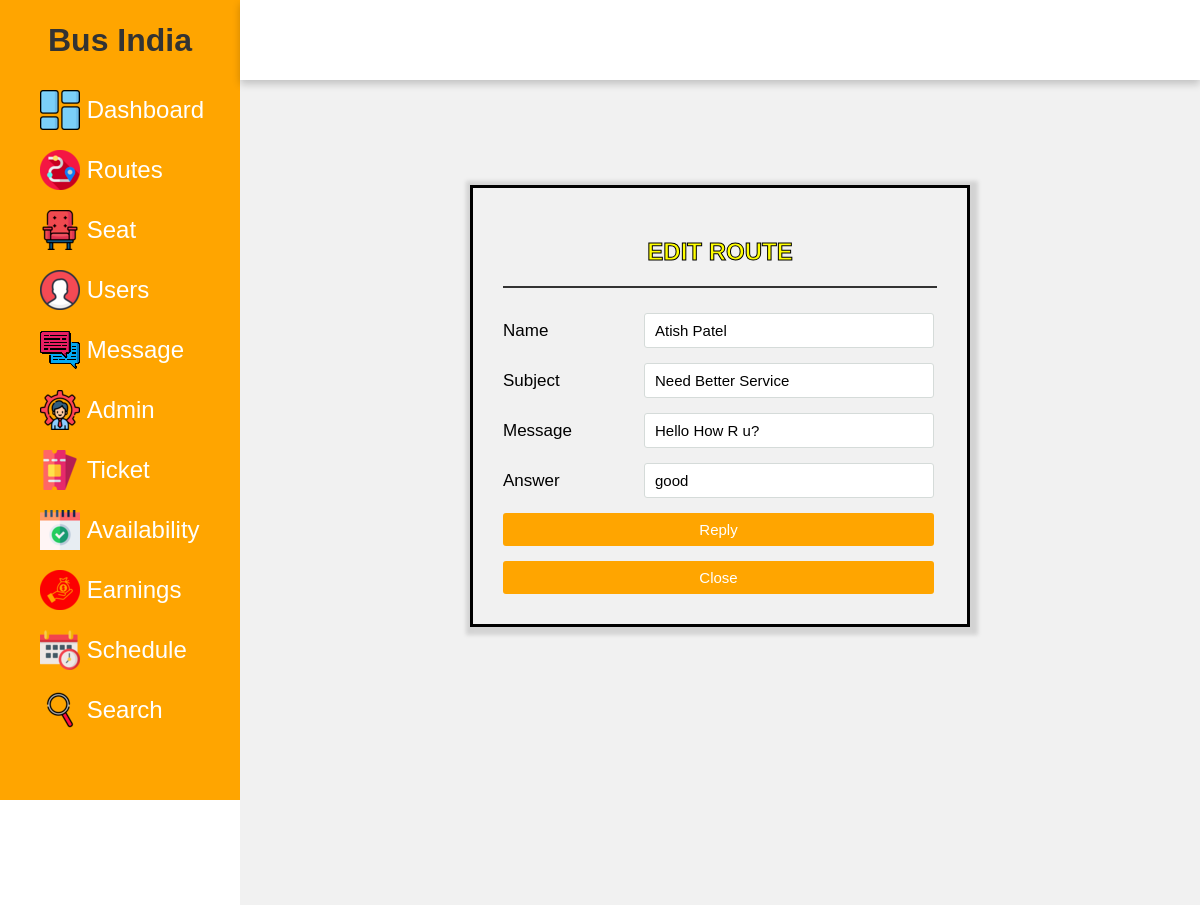
Screenshot of /admin/reply.php?reply_id=1 (signed in) with the database file from the repository.
### tables this page shows
CREATE TABLE IF NOT EXISTS `message` (
  `id` int NOT NULL AUTO_INCREMENT,
  `uid` int NOT NULL,
  `name` varchar(50) NOT NULL,
  `email` varchar(50) NOT NULL,
  `number` int NOT NULL,
  `subject` varchar(20) NOT NULL,
  `message` varchar(100) NOT NULL,
  `reply` varchar(100) NOT NULL,
  PRIMARY KEY (`id`)
);

### admin/reply.php (the view, shortened to what this page needs)
<!DOCTYPE html>
<html lang="en">
<head>
    <link rel="stylesheet" href="registered.css">
    <?php
    include('includes/sidebar.php');
     include('includes/topbar.php');
     include('config/dbcon.php');
     ?>
</head>
<body>
<div class="container">
<div class="content" style="
    top: 90px;
">
<div class="wrapper">
    <div class="title">
      Edit Route
    </div>
    <div class="form">
       <div class="inputfield">
                           <form action="replyy.php" method="POST">
                                          <div class="modal-body">
                                        <?php
                                    if(isset($_GET['reply_id']))
                                    {
                                    $route_id = $_GET['reply_id'];
                                    $query = "SELECT * FROM message WHERE id='$route_id'";
                                    $query_run = mysqli_query($con, $query);
                                    if(mysqli_num_rows ($query_run) > 0)
                                    {
                                    foreach($query_run as $row)
                                    {
                                             ?>
                                                <div class="inputfield">
                                                  <div class="inputfield">
                                                        <label for="">Name</label>
                                                        <input type="text"  class="input" value="<?php echo $row['name']; ?>"  required >
                                                        </div>
                                                </div>
                                                        <div class="inputfield">
                                                        <label for="">Subject</label>
                                                        <input type="text"  class="input" value="<?php echo $row['subject']; ?>"  required>
                                                        </div>
                                                        <div class="inputfield">
                                                        <label for="">Message</label>
                                                        <input type="text"  class="input" value="<?php echo $row['message']; ?>" required >
                                                        </div>
                                                        <div class="inputfield">
                                                        <label for="">Answer</label>
                                                <input type="text" name="reply" class="input" value="<?php echo $row['reply']; ?>"  required>
                                                        </div>
                                                <?php
                                                                }
                                                                }
                                                                else
                                                                {
                                                                echo "<h4>No Record Found. !</h4>";
                                                                }
                                                                }
                                                                 ?>
                                                                    <div class="inputfield">
                                                                        <button type="submit" name="update" class="btn">Reply</button>
                                                                    </div>
                                                                    <div class="inputfield">
          <a href="route.php" class="btn">Close</a>
      </div>
                                          </div>
                                                                </form>
                                                            </div>
                                                       </div>
                                                 </div>
                                               </div>
                                           </div>
 </body>
 </html>

### admin/registered.css (style rules this page uses)
* { margin: 0; padding: 0; box-sizing: border-box; font-family: 'Poppins', sans-serif; }
body { min-height: 100vh; }
a { text-decoration: none; color: white; }
.btn { background: #ffa500; color: white; padding: 5px 10px; text-align: center; }
.title { display: flex; align-items: center; justify-content: space-around; padding: 15px 10px; border-bottom: 2px solid #333; }
.wrapper { max-width: 500px; width: 100%; height: 100; margin: 95px auto; border: 3px solid #000000; box-shadow: 2px 2px 4px 6px rgba(0,0,0,0.125); padding: 30px; }
.wrapper .title { font-size: 24px; font-weight: 700; margin-bottom: 25px; color: #fec107; text-transform: uppercase; text-align: center; -webkit-text-fill-color: yellow; -webkit-text-stroke: 1px black; }
.wrapper .form { width: 100%; }
.wrapper .form .inputfield { margin-bottom: 15px; display: flex; align-items: center; }
.wrapper .form .inputfield label { width: 200px; color: #000000; margin-right: 10px; font-size: 17px; }
.wrapper .form .inputfield .input, .wrapper .form .inputfield .textarea { width: 100%; outline: none; border: 1px solid #000000; font-size: 15px; padding: 8px 10px; border-radius: 3px; transition: all 0.3s ease; }
.wrapper .form .inputfield .btn { width: 100%; padding: 8px 10px; font-size: 15px; border: 0px; color: #fff; cursor: pointer; border-radius: 3px; outline: none; }
.wrapper .form .inputfield:last-child { margin-bottom: 0; }

### admin/css/style.css (style rules this page uses)
* { margin: 0; padding: 0; box-sizing: border-box; font-family: 'Poppins', sans-serif; }
body { min-height: 100vh; }
a { text-decoration: none; color: white; }
.btn { background: #ffa500; color: white; padding: 5px 10px; text-align: center; }
.title { display: flex; align-items: center; justify-content: space-around; padding-top: 20px; padding-bottom: 20px; border-bottom: 2px solid #333; }
.container { position: absolute; right: 0; width: 80vw; height: 100vh; background: #f1f1f1; }
.container .content { position: relative; margin-top: 10vh; min-height: 90vh; background: #f1f1f1; }
.wrapper .form .inputfield .input, .wrapper .form .inputfield .textarea { width: 100%; outline: none; border: 1px solid #d5dbd9; font-size: 15px; padding: 8px 10px; border-radius: 3px; transition: all 0.3s ease; }

### rows the page displays
message: name "Atish Patel", subject "Need Better Service", message "Hello How R u?", reply "good"
